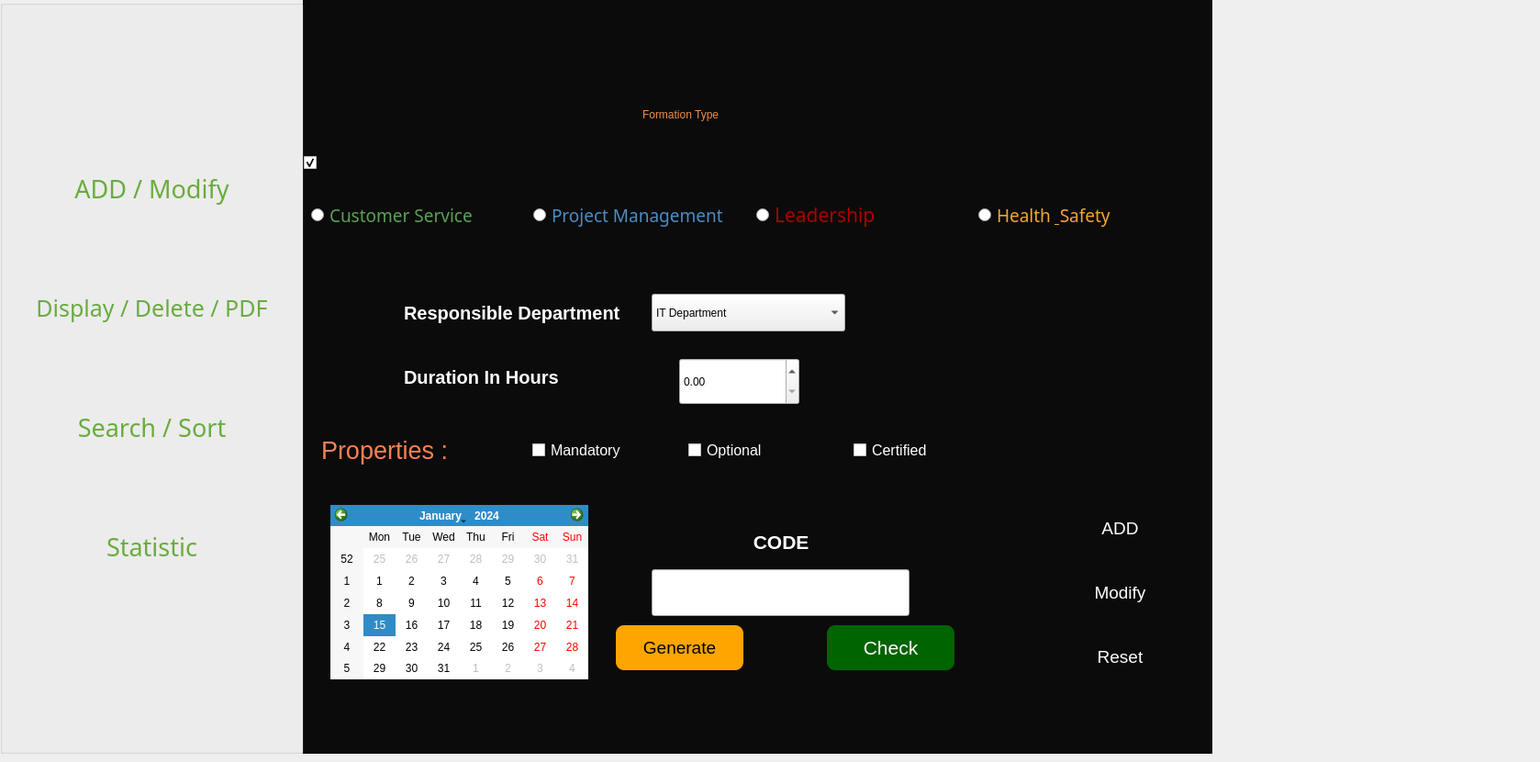
    <widget class="QWidget" name="tab">
     <property name="sizePolicy">
      <sizepolicy hsizetype="Expanding" vsizetype="Expanding">
       <horstretch>0</horstretch>
       <verstretch>0</verstretch>
      </sizepolicy>
     </property>
     <attribute name="title">
      <string>Tab 1</string>
     </attribute>
     <widget class="QLabel" name="label_4">
      <property name="geometry">
       <rect>
        <x>440</x>
        <y>320</y>
        <width>281</width>
        <height>41</height>
       </rect>
      </property>
      <property name="sizePolicy">
       <sizepolicy hsizetype="Expanding" vsizetype="Expanding">
        <horstretch>0</horstretch>
        <verstretch>0</verstretch>
       </sizepolicy>
      </property>
      <property name="font">
       <font>
        <pointsize>15</pointsize>
        <weight>75</weight>
        <bold>true</bold>
       </font>
      </property>
      <property name="styleSheet">
       <string notr="true">color: rgb(255, 255, 255);</string>
      </property>
      <property name="text">
       <string>Responsible Department</string>
      </property>
     </widget>
     <widget class="QDoubleSpinBox" name="amount">
      <property name="geometry">
       <rect>
        <x>740</x>
        <y>390</y>
        <width>131</width>
        <height>51</height>
       </rect>
      </property>
      <property name="sizePolicy">
       <sizepolicy hsizetype="Expanding" vsizetype="Expanding">
        <horstretch>0</horstretch>
        <verstretch>0</verstretch>
       </sizepolicy>
      </property>
      <property name="styleSheet">
       <string notr="true">gridline-color: rgb(255, 85, 0);</string>
      </property>
      <property name="maximum">
       <double>100000.000000000000000</double>
      </property>
     </widget>
     <widget class="QCalendarWidget" name="date">
      <property name="geometry">
       <rect>
        <x>360</x>
        <y>550</y>
        <width>281</width>
        <height>190</height>
       </rect>
      </property>
      <property name="sizePolicy">
       <sizepolicy hsizetype="Expanding" vsizetype="Expanding">
        <horstretch>0</horstretch>
        <verstretch>0</verstretch>
       </sizepolicy>
      </property>
      <property name="cursor">
       <cursorShape>CrossCursor</cursorShape>
      </property>
     </widget>
     <widget class="QPushButton" name="Generat_Button">
      <property name="geometry">
       <rect>
        <x>670</x>
        <y>680</y>
        <width>141</width>
        <height>51</height>
       </rect>
      </property>
      <property name="sizePolicy">
       <sizepolicy hsizetype="Expanding" vsizetype="Expanding">
        <horstretch>0</horstretch>
        <verstretch>0</verstretch>
       </sizepolicy>
      </property>
      <property name="font">
       <font>
        <pointsize>14</pointsize>
       </font>
      </property>
      <property name="cursor">
       <cursorShape>PointingHandCursor</cursorShape>
      </property>
      <property name="styleSheet">
       <string notr="true">QPushButton {
    background-color: #FFA500; /* Neon Orange */
    color: #000000; /* Black */
    border: 2px solid transparent; /* Invisible border */
    border-radius: 10px;
    padding: 5px;
    min-width: 70px;
}

QPushButton:hover {
    border: 2px solid #ffffff; /* White border becomes visible when hovered over */
}

QPushButton:pressed {
    background-color: #FF4500; /* Darker Orange */
}
</string>
      </property>
      <property name="text">
       <string>Generate</string>
      </property>
     </widget>
     <widget class="QGroupBox" name="properties">
      <property name="geometry">
       <rect>
        <x>330</x>
        <y>450</y>
        <width>991</width>
        <height>80</height>
       </rect>
      </property>
      <property name="sizePolicy">
       <sizepolicy hsizetype="Expanding" vsizetype="Expanding">
        <horstretch>0</horstretch>
        <verstretch>0</verstretch>
       </sizepolicy>
      </property>
      <property name="styleSheet">
       <string notr="true">border:none</string>
      </property>
      <property name="title">
       <string/>
      </property>
      <widget class="QCheckBox" name="recyclable">
       <property name="geometry">
        <rect>
         <x>250</x>
         <y>20</y>
         <width>151</width>
         <height>41</height>
        </rect>
       </property>
       <property name="sizePolicy">
        <sizepolicy hsizetype="Expanding" vsizetype="Expanding">
         <horstretch>0</horstretch>
         <verstretch>0</verstretch>
        </sizepolicy>
       </property>
       <property name="font">
        <font>
         <pointsize>12</pointsize>
        </font>
       </property>
       <property name="styleSheet">
        <string notr="true">color: rgb(255, 255, 255);</string>
       </property>
       <property name="text">
        <string>Mandatory</string>
       </property>
      </widget>
      <widget class="QCheckBox" name="bio">
       <property name="geometry">
        <rect>
         <x>420</x>
         <y>20</y>
         <width>151</width>
         <height>41</height>
        </rect>
       </property>
       <property name="sizePolicy">
        <sizepolicy hsizetype="Expanding" vsizetype="Expanding">
         <horstretch>0</horstretch>
         <verstretch>0</verstretch>
        </sizepolicy>
       </property>
       <property name="font">
        <font>
         <pointsize>12</pointsize>
        </font>
       </property>
       <property name="styleSheet">
        <string notr="true">color: rgb(255, 255, 255);</string>
       </property>
       <property name="text">
        <string>Optional</string>
       </property>
      </widget>
      <widget class="QCheckBox" name="reusable">
       <property name="geometry">
        <rect>
         <x>600</x>
         <y>20</y>
         <width>151</width>
         <height>41</height>
        </rect>
       </property>
       <property name="sizePolicy">
        <sizepolicy hsizetype="Expanding" vsizetype="Expanding">
         <horstretch>0</horstretch>
         <verstretch>0</verstretch>
        </sizepolicy>
       </property>
       <property name="font">
        <font>
         <pointsize>12</pointsize>
        </font>
       </property>
       <property name="autoFillBackground">
        <bool>false</bool>
       </property>
       <property name="styleSheet">
        <string notr="true">color: rgb(255, 255, 255);</string>
       </property>
       <property name="text">
        <string>Certified</string>
       </property>
       <property name="iconSize">
        <size>
         <width>500</width>
         <height>500</height>
        </size>
       </property>
      </widget>
     </widget>
     <widget class="QLabel" name="label_5">
      <property name="geometry">
       <rect>
        <x>350</x>
        <y>470</y>
        <width>150</width>
        <height>41</height>
       </rect>
      </property>
      <property name="sizePolicy">
       <sizepolicy hsizetype="Expanding" vsizetype="Expanding">
        <horstretch>0</horstretch>
        <verstretch>0</verstretch>
       </sizepolicy>
      </property>
      <property name="font">
       <font>
        <family>MS Shell Dlg 2</family>
        <pointsize>20</pointsize>
        <weight>9</weight>
        <italic>false</italic>
        <bold>false</bold>
       </font>
      </property>
      <property name="styleSheet">
       <string notr="true">font: 75 20pt &quot;MS Shell Dlg 2&quot;;
color: rgb(255, 127, 84);
</string>
      </property>
      <property name="text">
       <string>Properties :</string>
      </property>
     </widget>
     <widget class="QPushButton" name="reset">
      <property name="geometry">
       <rect>
        <x>1150</x>
        <y>680</y>
        <width>141</width>
        <height>71</height>
       </rect>
      </property>
      <property name="sizePolicy">
       <sizepolicy hsizetype="Expanding" vsizetype="Expanding">
        <horstretch>0</horstretch>
        <verstretch>0</verstretch>
       </sizepolicy>
      </property>
      <property name="font">
       <font>
        <pointsize>14</pointsize>
       </font>
      </property>
      <property name="cursor">
       <cursorShape>PointingHandCursor</cursorShape>
      </property>
      <property name="styleSheet">
       <string notr="true">QPushButton {
    background-color: transparent;
    border: none;
    color: white;  
}

QPushButton:hover {
    background-color: rgba(255, 255, 255, 0.1);  
}
</string>
      </property>
      <property name="text">
       <string>Reset</string>
      </property>
     </widget>
     <widget class="QLineEdit" name="Generated_code">
      <property name="geometry">
       <rect>
        <x>710</x>
        <y>620</y>
        <width>281</width>
        <height>51</height>
       </rect>
      </property>
      <property name="sizePolicy">
       <sizepolicy hsizetype="Expanding" vsizetype="Expanding">
        <horstretch>0</horstretch>
        <verstretch>0</verstretch>
       </sizepolicy>
      </property>
      <property name="font">
       <font>
        <pointsize>14</pointsize>
       </font>
      </property>
      <property name="styleSheet">
       <string notr="true">QPushButton {
    background-color: transparent;
    border: none;
    color: white;  
}

QPushButton:hover {
    background-color: rgba(255, 255, 255, 0.1);  
}
</string>
      </property>
      <property name="alignment">
       <set>Qt::AlignCenter</set>
      </property>
     </widget>
     <widget class="QGroupBox" name="groupBox">
      <property name="geometry">
       <rect>
        <x>0</x>
        <y>0</y>
        <width>331</width>
        <height>821</height>
       </rect>
      </property>
      <property name="sizePolicy">
       <sizepolicy hsizetype="Expanding" vsizetype="Expanding">
        <horstretch>0</horstretch>
        <verstretch>0</verstretch>
       </sizepolicy>
      </property>
      <property name="styleSheet">
       <string notr="true"/>
      </property>
      <property name="title">
       <string/>
      </property>
      <widget class="QPushButton" name="add1">
       <property name="geometry">
        <rect>
         <x>0</x>
         <y>140</y>
         <width>331</width>
         <height>131</height>
        </rect>
       </property>
       <property name="sizePolicy">
        <sizepolicy hsizetype="Expanding" vsizetype="Expanding">
         <horstretch>0</horstretch>
         <verstretch>0</verstretch>
        </sizepolicy>
       </property>
       <property name="font">
        <font>
         <family>Mongolian Baiti</family>
         <pointsize>20</pointsize>
        </font>
       </property>
       <property name="styleSheet">
        <string notr="true">QPushButton {
    background-color: transparent;
    border: none;
	color: rgb(105, 172, 62);
}

QPushButton:hover {
    background-color: rgba(255, 255, 255, 0.1); 
    color:  #ED8E4A; 
}
</string>
       </property>
       <property name="text">
        <string>ADD / Modify</string>
       </property>
      </widget>
      <widget class="QPushButton" name="display1">
       <property name="geometry">
        <rect>
         <x>0</x>
         <y>270</y>
         <width>331</width>
         <height>131</height>
        </rect>
       </property>
       <property name="sizePolicy">
        <sizepolicy hsizetype="Expanding" vsizetype="Expanding">
         <horstretch>0</horstretch>
         <verstretch>0</verstretch>
        </sizepolicy>
       </property>
       <property name="font">
        <font>
         <family>Mongolian Baiti</family>
         <pointsize>19</pointsize>
        </font>
       </property>
       <property name="styleSheet">
        <string notr="true">QPushButton {
    background-color: transparent;
    border: none;
	color: rgb(105, 172, 62);
}

QPushButton:hover {
    background-color: rgba(255, 255, 255, 0.1); 
    color:  #ED8E4A; 
}
</string>
       </property>
       <property name="text">
        <string>Display / Delete / PDF</string>
       </property>
      </widget>
      <widget class="QPushButton" name="rech1">
       <property name="geometry">
        <rect>
         <x>0</x>
         <y>400</y>
         <width>331</width>
         <height>131</height>
        </rect>
       </property>
       <property name="sizePolicy">
        <sizepolicy hsizetype="Expanding" vsizetype="Expanding">
         <horstretch>0</horstretch>
         <verstretch>0</verstretch>
        </sizepolicy>
       </property>
       <property name="font">
        <font>
         <family>Mongolian Baiti</family>
         <pointsize>20</pointsize>
        </font>
       </property>
       <property name="styleSheet">
        <string notr="true">QPushButton {
    background-color: transparent;
    border: none;
	color: rgb(105, 172, 62);
}

QPushButton:hover {
    background-color: rgba(255, 255, 255, 0.1); 
    color:  #ED8E4A; 
}
</string>
       </property>
       <property name="text">
        <string>Search / Sort</string>
       </property>
      </widget>
      <widget class="QPushButton" name="stat1">
       <property name="geometry">
        <rect>
         <x>0</x>
         <y>530</y>
         <width>331</width>
         <height>131</height>
        </rect>
       </property>
       <property name="sizePolicy">
        <sizepolicy hsizetype="Expanding" vsizetype="Expanding">
         <horstretch>0</horstretch>
         <verstretch>0</verstretch>
        </sizepolicy>
       </property>
       <property name="font">
        <font>
         <family>Mongolian Baiti</family>
         <pointsize>20</pointsize>
        </font>
       </property>
       <property name="styleSheet">
        <string notr="true">QPushButton {
    background-color: transparent;
    border: none;
	color: rgb(105, 172, 62);
}

QPushButton:hover {
    background-color: rgba(255, 255, 255, 0.1); 
    color:  #ED8E4A; 
}
</string>
       </property>
       <property name="text">
        <string>Statistic</string>
       </property>
      </widget>
      <widget class="QLabel" name="label_17">
       <property name="geometry">
        <rect>
         <x>0</x>
         <y>0</y>
         <width>331</width>
         <height>821</height>
        </rect>
       </property>
       <property name="sizePolicy">
        <sizepolicy hsizetype="Expanding" vsizetype="Expanding">
         <horstretch>0</horstretch>
         <verstretch>0</verstretch>
        </sizepolicy>
       </property>
       <property name="text">
        <string/>
       </property>
       <property name="pixmap">
        <pixmap resource="imgs.qrc">:/new/prefix1/pxfuel.jpg</pixmap>
       </property>
       <property name="scaledContents">
        <bool>true</bool>
       </property>
      </widget>
      <zorder>label_17</zorder>
      <zorder>display1</zorder>
      <zorder>rech1</zorder>
      <zorder>stat1</zorder>
      <zorder>add1</zorder>
     </widget>
     <widget class="QLabel" name="label">
      <property name="geometry">
       <rect>
        <x>330</x>
        <y>0</y>
        <width>991</width>
        <height>821</height>
       </rect>
      </property>
      <property name="sizePolicy">
       <sizepolicy hsizetype="Expanding" vsizetype="Ignored">
        <horstretch>0</horstretch>
        <verstretch>0</verstretch>
       </sizepolicy>
      </property>
      <property name="styleSheet">
       <string notr="true">background-color: rgb(11, 11, 11);</string>
      </property>
      <property name="text">
       <string/>
      </property>
      <property name="pixmap">
       <pixmap resource="imgs.qrc">:/new/prefix1/wallpaperflare.com_wallpaper.jpg</pixmap>
      </property>
      <property name="scaledContents">
       <bool>true</bool>
      </property>
     </widget>
     <widget class="QComboBox" name="unit">
      <property name="geometry">
       <rect>
        <x>710</x>
        <y>320</y>
        <width>211</width>
        <height>41</height>
       </rect>
      </property>
      <property name="sizePolicy">
       <sizepolicy hsizetype="Expanding" vsizetype="Expanding">
        <horstretch>0</horstretch>
        <verstretch>0</verstretch>
       </sizepolicy>
      </property>
      <property name="styleSheet">
       <string notr="true">selection-background-color: rgb(27, 150, 0);
selection-color: rgb(146, 255, 162);
</string>
      </property>
      <property name="iconSize">
       <size>
        <width>50</width>
        <height>50</height>
       </size>
      </property>
      <item>
       <property name="text">
        <string>IT Department</string>
       </property>
      </item>
      <item>
       <property name="text">
        <string>Human Resources
</string>
       </property>
      </item>
      <item>
       <property name="text">
        <string>Customer Support</string>
       </property>
      </item>
     </widget>
     <widget class="QPushButton" name="check_button">
      <property name="geometry">
       <rect>
        <x>900</x>
        <y>680</y>
        <width>141</width>
        <height>51</height>
       </rect>
      </property>
      <property name="sizePolicy">
       <sizepolicy hsizetype="Expanding" vsizetype="Expanding">
        <horstretch>0</horstretch>
        <verstretch>0</verstretch>
       </sizepolicy>
      </property>
      <property name="font">
       <font>
        <pointsize>16</pointsize>
       </font>
      </property>
      <property name="cursor">
       <cursorShape>PointingHandCursor</cursorShape>
      </property>
      <property name="styleSheet">
       <string notr="true">QPushButton {
    
	background-color: rgb(0, 100, 0);
    
	color: rgb(255, 255, 255);
    border: 2px solid transparent; /* Invisible border */
    border-radius: 10px;
    padding: 5px;
    min-width: 70px;
}

QPushButton:hover {
    border: 2px solid #ffffff; /* White border becomes visible when hovered over */
}

QPushButton:pressed {
    background-color: #FF4500; /* Darker Orange */
}
</string>
      </property>
      <property name="text">
       <string>Check</string>
      </property>
     </widget>
     <widget class="QPushButton" name="modify">
      <property name="geometry">
       <rect>
        <x>1150</x>
        <y>610</y>
        <width>141</width>
        <height>71</height>
       </rect>
      </property>
      <property name="sizePolicy">
       <sizepolicy hsizetype="Expanding" vsizetype="Expanding">
        <horstretch>0</horstretch>
        <verstretch>0</verstretch>
       </sizepolicy>
      </property>
      <property name="font">
       <font>
        <pointsize>14</pointsize>
       </font>
      </property>
      <property name="cursor">
       <cursorShape>PointingHandCursor</cursorShape>
      </property>
      <property name="styleSheet">
       <string notr="true">QPushButton {
    background-color: transparent;
    border: none;
    color: white;  
}

QPushButton:hover {
    background-color: rgba(255, 255, 255, 0.1);  
}
</string>
      </property>
      <property name="text">
       <string>Modify</string>
      </property>
     </widget>
     <widget class="QPushButton" name="add">
      <property name="geometry">
       <rect>
        <x>1150</x>
        <y>540</y>
        <width>141</width>
        <height>71</height>
       </rect>
      </property>
      <property name="sizePolicy">
       <sizepolicy hsizetype="Minimum" vsizetype="Expanding">
        <horstretch>0</horstretch>
        <verstretch>0</verstretch>
       </sizepolicy>
      </property>
      <property name="font">
       <font>
        <pointsize>14</pointsize>
       </font>
      </property>
      <property name="cursor">
       <cursorShape>PointingHandCursor</cursorShape>
      </property>
      <property name="styleSheet">
       <string notr="true">QPushButton {
    background-color: transparent;
    border: none;
    color: white;  
}

QPushButton:hover {
    background-color: rgba(255, 255, 255, 0.1);  
}
</string>
      </property>
      <property name="text">
       <string>ADD</string>
      </property>
     </widget>
     <widget class="QGroupBox" name="type">
      <property name="geometry">
       <rect>
        <x>330</x>
        <y>170</y>
        <width>981</width>
        <height>128</height>
       </rect>
      </property>
      <property name="sizePolicy">
       <sizepolicy hsizetype="Expanding" vsizetype="Expanding">
        <horstretch>0</horstretch>
        <verstretch>0</verstretch>
       </sizepolicy>
      </property>
      <property name="styleSheet">
       <string notr="true">border:none;</string>
      </property>
      <property name="title">
       <string/>
      </property>
      <property name="checkable">
       <bool>true</bool>
      </property>
      <property name="checked">
       <bool>true</bool>
      </property>
      <layout class="QHBoxLayout" name="horizontalLayout">
       <item>
        <widget class="QRadioButton" name="glass">
         <property name="sizePolicy">
          <sizepolicy hsizetype="Expanding" vsizetype="Expanding">
           <horstretch>0</horstretch>
           <verstretch>0</verstretch>
          </sizepolicy>
         </property>
         <property name="font">
          <font>
           <family>Impact</family>
           <pointsize>14</pointsize>
          </font>
         </property>
         <property name="cursor">
          <cursorShape>PointingHandCursor</cursorShape>
         </property>
         <property name="styleSheet">
          <string notr="true">color: rgb(90, 161, 86);</string>
         </property>
         <property name="text">
          <string>Customer Service</string>
         </property>
         <property name="iconSize">
          <size>
           <width>110</width>
           <height>110</height>
          </size>
         </property>
        </widget>
       </item>
       <item>
        <widget class="QRadioButton" name="paper">
         <property name="sizePolicy">
          <sizepolicy hsizetype="Expanding" vsizetype="Expanding">
           <horstretch>0</horstretch>
           <verstretch>0</verstretch>
          </sizepolicy>
         </property>
         <property name="font">
          <font>
           <family>Impact</family>
           <pointsize>14</pointsize>
          </font>
         </property>
         <property name="cursor">
          <cursorShape>PointingHandCursor</cursorShape>
         </property>
         <property name="styleSheet">
          <string notr="true">color: rgb(74, 141, 198);</string>
         </property>
         <property name="text">
          <string>Project Management</string>
         </property>
         <property name="iconSize">
          <size>
           <width>110</width>
           <height>110</height>
          </size>
         </property>
        </widget>
       </item>
       <item>
        <widget class="QRadioButton" name="metal">
         <property name="sizePolicy">
          <sizepolicy hsizetype="Expanding" vsizetype="Expanding">
           <horstretch>0</horstretch>
           <verstretch>0</verstretch>
          </sizepolicy>
         </property>
         <property name="font">
          <font>
           <family>Impact</family>
           <pointsize>16</pointsize>
          </font>
         </property>
         <property name="cursor">
          <cursorShape>PointingHandCursor</cursorShape>
         </property>
         <property name="styleSheet">
          <string notr="true">color: rgb(170, 0, 0);</string>
         </property>
         <property name="text">
          <string>Leadership</string>
         </property>
         <property name="iconSize">
          <size>
           <width>110</width>
           <height>110</height>
          </size>
         </property>
        </widget>
       </item>
       <item>
        <widget class="QRadioButton" name="plastic">
         <property name="sizePolicy">
          <sizepolicy hsizetype="Expanding" vsizetype="Expanding">
           <horstretch>0</horstretch>
           <verstretch>0</verstretch>
          </sizepolicy>
         </property>
         <property name="font">
          <font>
           <family>Impact</family>
           <pointsize>14</pointsize>
          </font>
         </property>
         <property name="cursor">
          <cursorShape>PointingHandCursor</cursorShape>
         </property>
         <property name="styleSheet">
          <string notr="true">color: rgb(248, 165, 45);</string>
         </property>
         <property name="text">
          <string>Health &amp; Safety</string>
         </property>
         <property name="iconSize">
          <size>
           <width>110</width>
           <height>110</height>
          </size>
         </property>
        </widget>
       </item>
      </layout>
     </widget>
     <widget class="QLabel" name="label_12">
      <property name="geometry">
       <rect>
        <x>780</x>
        <y>570</y>
        <width>151</width>
        <height>41</height>
       </rect>
      </property>
      <property name="sizePolicy">
       <sizepolicy hsizetype="Expanding" vsizetype="Expanding">
        <horstretch>0</horstretch>
        <verstretch>0</verstretch>
       </sizepolicy>
      </property>
      <property name="font">
       <font>
        <pointsize>16</pointsize>
        <weight>75</weight>
        <bold>true</bold>
       </font>
      </property>
      <property name="styleSheet">
       <string notr="true">color: rgb(255, 255, 255);</string>
      </property>
      <property name="text">
       <string>       CODE</string>
      </property>
     </widget>
     <widget class="QLabel" name="label_2">
      <property name="geometry">
       <rect>
        <x>700</x>
        <y>60</y>
        <width>969</width>
        <height>129</height>
       </rect>
      </property>
      <property name="sizePolicy">
       <sizepolicy hsizetype="Expanding" vsizetype="Expanding">
        <horstretch>0</horstretch>
        <verstretch>0</verstretch>
       </sizepolicy>
      </property>
      <property name="styleSheet">
       <string notr="true">font: 75 20pt &quot;MS Shell Dlg 2&quot;;
color:  #ED8E4A    ;
</string>
      </property>
      <property name="text">
       <string>Formation Type</string>
      </property>
     </widget>
     <widget class="QLabel" name="label_6">
      <property name="geometry">
       <rect>
        <x>440</x>
        <y>390</y>
        <width>181</width>
        <height>41</height>
       </rect>
      </property>
      <property name="sizePolicy">
       <sizepolicy hsizetype="Expanding" vsizetype="Expanding">
        <horstretch>0</horstretch>
        <verstretch>0</verstretch>
       </sizepolicy>
      </property>
      <property name="font">
       <font>
        <pointsize>15</pointsize>
        <weight>75</weight>
        <bold>true</bold>
       </font>
      </property>
      <property name="styleSheet">
       <string notr="true">color: rgb(255, 255, 255);</string>
      </property>
      <property name="text">
       <string>Duration In Hours</string>
      </property>
     </widget>
     <zorder>label</zorder>
     <zorder>label_4</zorder>
     <zorder>amount</zorder>
     <zorder>date</zorder>
     <zorder>Generat_Button</zorder>
     <zorder>properties</zorder>
     <zorder>label_5</zorder>
     <zorder>reset</zorder>
     <zorder>Generated_code</zorder>
     <zorder>groupBox</zorder>
     <zorder>unit</zorder>
     <zorder>check_button</zorder>
     <zorder>modify</zorder>
     <zorder>add</zorder>
     <zorder>type</zorder>
     <zorder>label_12</zorder>
     <zorder>label_2</zorder>
     <zorder>label_6</zorder>
    </widget>
